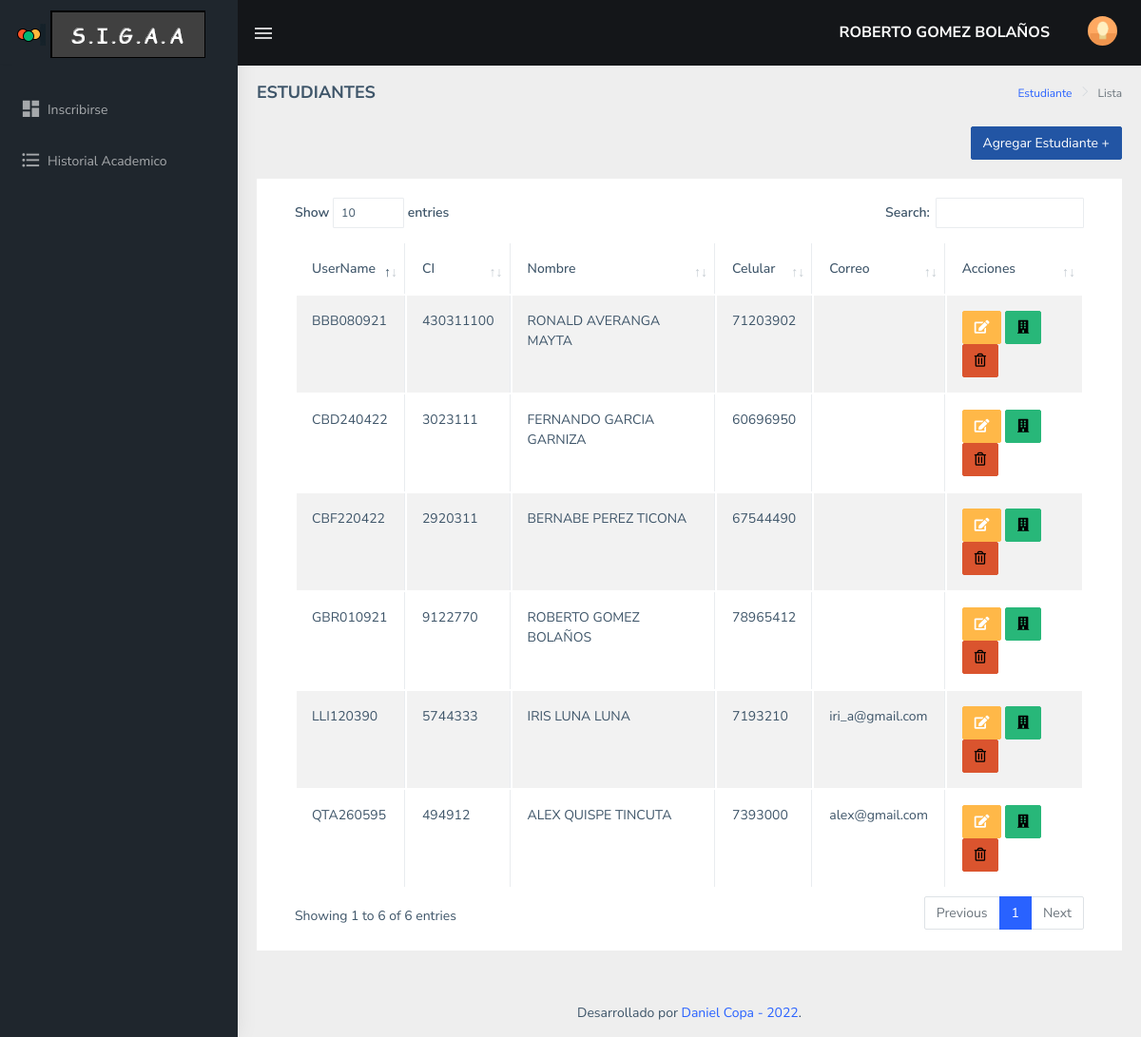
/web/Views/estudiante.lista.php (signed in), run on the app's committed database.
### tables this page shows
CREATE TABLE `persona` (
  `id` int(11) NOT NULL,
  `ci` varchar(10) NOT NULL,
  `paterno` varchar(255) NOT NULL,
  `materno` varchar(255) NOT NULL,
  `nombres` varchar(255) NOT NULL,
  `celular` varchar(10) NOT NULL,
  `nacimiento` date NOT NULL,
  `direccion` varchar(255) NOT NULL,
  `foto` varchar(255) NOT NULL,
  `estado` varchar(255) NOT NULL,
  `correo` varchar(50) DEFAULT NULL
);

CREATE TABLE `usuario` (
  `id` int(11) NOT NULL,
  `username` varchar(255) NOT NULL,
  `password` varchar(255) NOT NULL,
  `persona_id` int(11) NOT NULL
);

### web/Controllers/controller.estudiante.lista.php (called while the page is built, shortened)
<?php
include("../Global/conexion.php");
$sentencia = $pdo -> prepare("SELECT
P.id as 'id',
P.ci as 'ci',
P.nombres as 'nombres',
P.paterno as 'paterno',
P.materno as 'materno',
P.celular as 'celular',
P.foto as 'foto',
E.observacion as 'observacion',
U.username as 'username',
p.correo as 'correo'
FROM persona P
JOIN estudiante E
JOIN usuario U
ON P.id = E.persona_id AND P.id = U.persona_id");
$sentencia -> execute();
$listaEstudiantes = $sentencia->fetchAll(PDO::FETCH_ASSOC);
?>

### web/Views/estudiante.lista.php (the view, shortened to what this page needs)
<?php
include("../Controllers/controller.estudiante.lista.php");
include("../Global/head.php");
include("../Global/sidebar.php");
?>
        <div class="page-wrapper">
            <div class="page-breadcrumb">
                <div class="row">
                    <div class="col-12 d-flex no-block align-items-center">
                        <h4 class="page-title">ESTUDIANTES</h4>
                        <div class="ms-auto text-end">
                            <nav aria-label="breadcrumb">
                                <ol class="breadcrumb">
                                    <li class="breadcrumb-item"><a href="#">Estudiante</a></li>
                                    <li class="breadcrumb-item active" aria-current="page">Lista</li>
                                </ol>
                            </nav>
                        </div>
                    </div>
                </div>
                <div align="right"><br>
                <form action="estudiante.add.php" method="post">
                    <button type="submit" class="btn btn-info text-white pull-right">Agregar Estudiante +</button>
                </form>
                </div>
            </div>
            <div class="container-fluid">
                <div class="row">
                    <div class="col-lg-12">
                        <div class="card">
                            <div class="card-body">
                                <div class="table-responsive">
                                    <table id="zero_config" class="table table-striped table-bordered">
                                        <thead>
                                            <tr>
                                                <th>UserName</th>
                                                <th>CI</th>
                                                <th>Nombre</th>
                                                <th>Celular</th>
                                                <th>Correo</th>
                                                <th>Acciones</th>
                                            </tr>
                                        </thead>
                                        <tbody>
                                            <?php foreach($listaEstudiantes as $estudiante){ ?>
                                                <tr>
                                                    <td><?php echo $estudiante['username']; ?></td>
                                                    <td><?php echo $estudiante['ci']; ?></td>
                                                    <td><?php echo $estudiante['nombres']." ".$estudiante['paterno']." ".$estudiante['materno']; ?></td>
                                                    <td><?php echo $estudiante['celular']; ?></td>
                                                    <td><?php echo $estudiante['correo']; ?></td>
                                                    <td>
                                                        <form action="" method="post">
                                                            <button value="btnEditar" type="submit" class="btn btn-warning btn-flat" name="accion"><i class="fas fa-edit"></i></button>
                                                            <button value="btnGestionar" type="submit" class="btn btn-success btn-flat" name="accion"><i class="fas fa-building"></i></button>
                                                            <button value="btnEliminar" onclick="return Confirmar('¿Borrar estudiante?');" type="submit" class="btn btn-danger btn-flat" name="accion"><i class="far fa-trash-alt"></i></button>
                                                        </form>
                                                    </td>
                                                </tr>
                                            <?php } ?>
                                        </tbody>
                                    </table>
                                </div>
                            </div>
                        </div>
                    </div>
                </div>
            </div>
            <?php include("../Global/footer.php"); ?>
        </div>
<?php
include("../Global/foot.php");
?>

### web/Global/head.php (shortened to what this page needs)
<?php
$persona_id = $_SESSION['usuario']['persona_id'];
$sentencia = $pdo -> prepare("SELECT * FROM persona WHERE id = :id ");
$sentencia -> bindParam(':id', $persona_id);
$sentencia -> execute();
$persona = $sentencia -> fetch(PDO::FETCH_ASSOC);
?>
<!DOCTYPE html>
<html dir="ltr" lang="en">
<head>
    <link href="../../assets/libs/flot/css/float-chart.css" rel="stylesheet">
    <link href="../../dist/css/style.min.css" rel="stylesheet">
    <link href="../../assets/libs/datatables.net-bs4/css/dataTables.bootstrap4.css" rel="stylesheet">
    <link href="../../assets/libs/jquery-steps/jquery.steps.css" rel="stylesheet">
    <link href="../../assets/libs/jquery-steps/steps.css" rel="stylesheet">
</head>
<body>
    <div id="main-wrapper" data-layout="vertical" data-navbarbg="skin5" data-sidebartype="full"
        data-sidebar-position="absolute" data-header-position="absolute" data-boxed-layout="full">
        <header class="topbar" data-navbarbg="skin5">
            <nav class="navbar top-navbar navbar-expand-md navbar-dark">
                <div class="navbar-header" data-logobg="skin5">
                    <a class="navbar-brand" href="#">
                        <b class="logo-icon ps-2">
                            <img src="../../assets/images/logo-icon.png" alt="homepage" class="light-logo" />
                        </b>
                        <span class="logo-text">
                            <img src="../../assets/images/logo-text.png" alt="homepage" class="light-logo" />
                        </span>
                    </a>
                </div>
                <div class="navbar-collapse collapse" id="navbarSupportedContent" data-navbarbg="skin5">
                    <ul class="navbar-nav float-start me-auto">
                        <li class="nav-item d-none d-lg-block"><a
                                class="nav-link sidebartoggler waves-effect waves-light" href="javascript:void(0)"
                                data-sidebartype="mini-sidebar"><i class="mdi mdi-menu font-24"></i></a></li>
                    </ul>
                    <ul class="navbar-nav float-end">
                        <li>
                            <div style="width:100%; margin: 25px; auto;">
                                <h5 style="color:White;"><?php echo $persona['nombres']." ".$persona['paterno']." ".$persona['materno']; ?></h5>
                            </div>
                        </li>
                        <li class="nav-item dropdown">
                            <a class="nav-link dropdown-toggle text-muted waves-effect waves-dark pro-pic" href="#" id="navbarDropdown" role="button" data-bs-toggle="dropdown" aria-expanded="false">
                                <img src="../../assets/images/users/1.jpg" alt="user" class="rounded-circle" width="31">
                            </a>
                        </li>
                    </ul>
                </div>
            </nav>
        </header>

### web/Global/sidebar.php (shortened to what this page needs)
<?php
$persona_id = $_SESSION['usuario']['persona_id'];
$sentencia = $pdo->prepare("SELECT
U.*,
CASE
WHEN K.persona_id = U.persona_id THEN 'kardixta'
WHEN D.persona_id = U.persona_id THEN 'docente'
WHEN E.persona_id = U.persona_id THEN 'estudiante'
END AS tipo
FROM usuario U
LEFT JOIN kardixta K ON U.persona_id = K.persona_id
LEFT JOIN docente D ON U.persona_id = D.persona_id
LEFT JOIN estudiante E ON U.persona_id = E.persona_id
WHERE U.persona_id = :persona_id");
$sentencia -> bindParam(':persona_id', $persona_id);
$sentencia -> execute();
$usr = $sentencia -> fetch(PDO::FETCH_ASSOC);
?>
        <aside class="left-sidebar" data-sidebarbg="skin5">
            <div class="scroll-sidebar">
                <nav class="sidebar-nav">
                    <ul id="sidebarnav" class="pt-4">
                        <?php if($usr['tipo'] == "estudiante"){ ?>
                            <li class="sidebar-item"> <a class="sidebar-link waves-effect waves-dark sidebar-link" href="e.estudiante.carrera.php?id=<?php echo $persona_id;?>" aria-expanded="false"><i class="mdi mdi-view-dashboard"></i><span class="hide-menu">Inscribirse</span></a></li>
                            <li class="sidebar-item"> <a class="sidebar-link waves-effect waves-dark sidebar-link" href="e.historial.academico.php?id=<?php echo $persona_id;?>" aria-expanded="false"><i class="mdi mdi-format-list-bulleted"></i><span class="hide-menu">Historial Academico</span></a></li>
                        <?php  } ?>
                    </ul>
                </nav>
            </div>
        </aside>

### web/Global/footer.php (shortened to what this page needs)
<footer class="footer text-center">
    Desarrollado por <a href="#">Daniel Copa - 2022</a>.
</footer>

### web/Global/foot.php (shortened to what this page needs)
</div>
</body>
</html>

### data on the page
persona: nombres "ROBERTO", paterno "GOMEZ", materno "BOLAÑOS", usuario.username "GBR010921", ci "9122770", celular "78965412"
persona: usuario.username "BBB080921", ci "430311100", nombres "RONALD", paterno "AVERANGA", materno "MAYTA", celular "71203902"
persona: usuario.username "CBF220422", ci "2920311", nombres "BERNABE", paterno "PEREZ", materno "TICONA", celular "67544490"
persona: usuario.username "CBD240422", ci "3023111", nombres "FERNANDO", paterno "GARCIA", materno "GARNIZA", celular "60696950"
persona: usuario.username "LLI120390", ci "5744333", nombres "IRIS", paterno "LUNA", materno "LUNA", celular "7193210", correo "iri_a@gmail.com"
persona: usuario.username "QTA260595", ci "494912", nombres "ALEX", paterno "QUISPE", materno "TINCUTA", celular "7393000", correo "alex@gmail.com"
